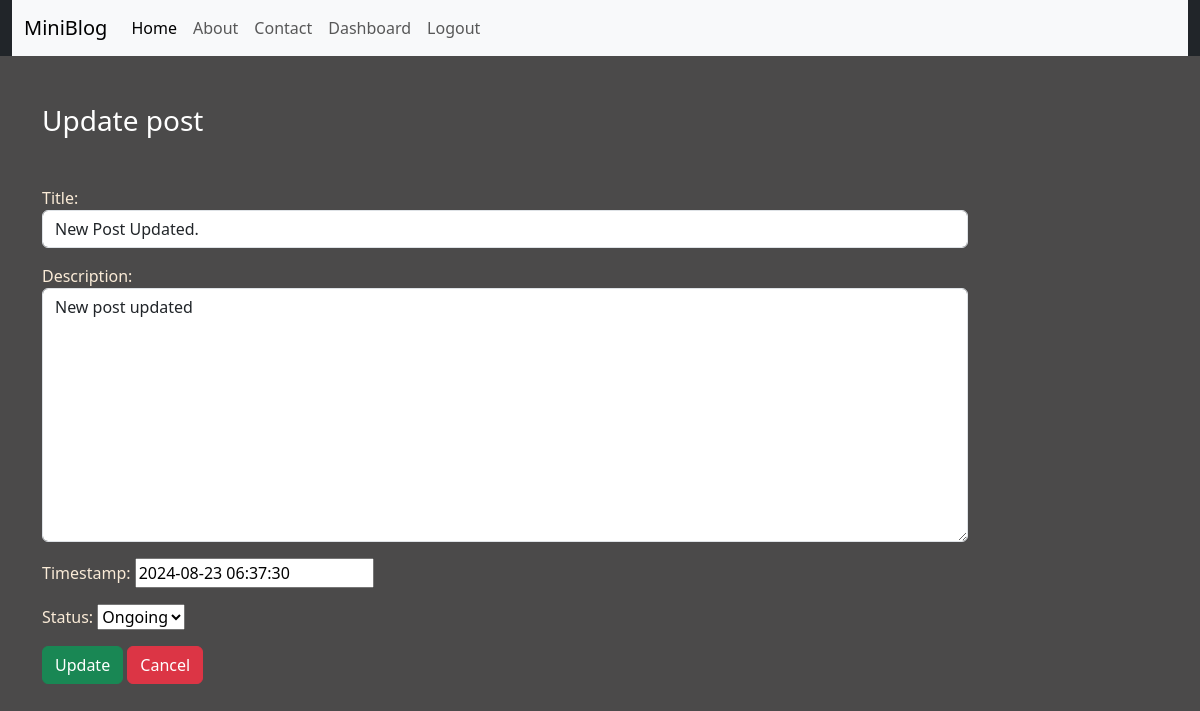
The page /updatepost/63 (signed in) on the database its author committed.
### blog/models.py (models this page shows)
class Post(models.Model):
    STATUS_CHOICES = (
        ("ongoing", "Ongoing"),
        ("ended", "Ended"),
    )
    title = models.CharField(max_length=200)
    description = models.TextField()
    timestamp = models.DateTimeField(default=timezone.now)
    status = models.CharField(max_length=10, choices=STATUS_CHOICES, default="ongoing")

### blog/views.py (the view)
# urls.py: path('updatepost/<int:id>', views.update_post, name='updatepost'),
def update_post(request, id):
    if request.user.is_authenticated:
        if request.method == "POST":
            post = Post.objects.get(pk=id)
            form = PostForm(request.POST, instance=post)
            if form.is_valid():
                form.save()
                channel_layer = get_channel_layer()
                async_to_sync(channel_layer.group_send)(
                    "blog_updates",
                    {
                        "type": "blog_post_edit",  # Ensure this matches the consumer's method name
                        "data": {
                            "id": post.id,
                            "title": post.title,
                            "description": post.description,
                            "timestamp": post.timestamp.strftime("%Y-%m-%d %H:%M:%S"),
                            "status": post.status,
                        },
                    },
                )
                return HttpResponseRedirect("/dashboard/")
        else:
            post = Post.objects.get(pk=id)
            form = PostForm(instance=post)
        return render(request, "blog/updatepost.html", {"form": form})
    else:
        return HttpResponseRedirect("/login/")

### blog/forms.py
class PostForm(forms.ModelForm):
    class Meta:
        model = Post
        fields = ['title', 'description', 'timestamp', 'status']
        label = {'title': 'Title', 'description': 'Description', 'timestamp': 'Timestamp', 'status': 'Status'}
        widgets = {
            'title': forms.TextInput(attrs={'class':'form-control'}),
            'description': forms.Textarea(attrs={'class':'form-control'}),
        }

### blog/templates/blog/updatepost.html (shortened to what this page needs)
{% extends 'blog/base.html' %}
{% load static %}
{% block content %}
    <div class="col-sm-10">
        <h3 class="text-white my-5">Update post</h3>
        <form action="" method="POST" novalidate>
            {{form.as_p}}
            <input type="submit" value="Update" class="btn btn-success">
            <a href="{% url 'dashboard' %}" class="btn btn-danger">Cancel</a>
        </form>
    </div>
{% endblock content %}

### blog/static/blog/css/style.css (style rules this page uses)
body { background-color: rgb(75, 74, 74); color:antiquewhite; }

### rows shown on the page
Post: title "New Post Updated.", description "New post updated", timestamp "2024-08-23 06:37:30", status "Ongoing"
